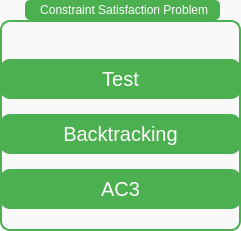
  <widget class="QGroupBox" name="groupBox_5">
   <property name="geometry">
    <rect>
     <x>20</x>
     <y>690</y>
     <width>241</width>
     <height>231</height>
    </rect>
   </property>
   <property name="font">
    <font>
     <family>Segoe UI</family>
     <pointsize>9</pointsize>
     <weight>50</weight>
     <italic>false</italic>
     <bold>false</bold>
    </font>
   </property>
   <property name="styleSheet">
    <string notr="true">QGroupBox {
    border: 2px solid #4CAF50;
    border-radius: 10px;
    margin-top: 20px;
    background-color: #f9f9f9;
    padding: 10px;
    font: 9pt &quot;Segoe UI&quot;;  /* Giữ font chữ cỡ 9 */
    color: #333;
}

QGroupBox::title {
    subcontrol-origin: margin;
    subcontrol-position: top center;
    background-color: #4CAF50;
    color: white;
    padding: 3px 10px;
    border-radius: 5px;
    font: bold 9pt &quot;Segoe UI&quot;; /* Tiêu đề cũng font 9 */
}
</string>
   </property>
   <property name="title">
    <string> Constraint Satisfaction Problem</string>
   </property>
   <widget class="QWidget" name="verticalLayoutWidget_5">
    <property name="geometry">
     <rect>
      <x>0</x>
      <y>50</y>
      <width>241</width>
      <height>171</height>
     </rect>
    </property>
    <layout class="QVBoxLayout" name="verticalLayout_3">
     <item>
      <widget class="QPushButton" name="btn_Test">
       <property name="font">
        <font>
         <pointsize>-1</pointsize>
        </font>
       </property>
       <property name="styleSheet">
        <string notr="true">QPushButton {
    background-color: #4CAF50;  /* Màu nền xanh lá */
    color: white;               /* Màu chữ trắng */
    border-radius: 10px;        /* Bo góc */
    font-size: 20px;
    padding: 8px;
}

QPushButton:hover {
    background-color: white;    /* Khi hover, đổi nền thành trắng */
    color: #4CAF50;            /* Chữ đổi thành màu xanh lá */
    border: 2px solid #4CAF50; /* Viền xanh lá để nổi bật */
}

QPushButton:pressed {
    background-color: #367c39; /* Màu nền khi nhấn */
    color: white;
}
</string>
       </property>
       <property name="text">
        <string>Test</string>
       </property>
      </widget>
     </item>
     <item>
      <widget class="QPushButton" name="btn_Backtracking">
       <property name="font">
        <font>
         <pointsize>-1</pointsize>
        </font>
       </property>
       <property name="styleSheet">
        <string notr="true">QPushButton {
    background-color: #4CAF50;  /* Màu nền xanh lá */
    color: white;               /* Màu chữ trắng */
    border-radius: 10px;        /* Bo góc */
    font-size: 20px;
    padding: 8px;
}

QPushButton:hover {
    background-color: white;    /* Khi hover, đổi nền thành trắng */
    color: #4CAF50;            /* Chữ đổi thành màu xanh lá */
    border: 2px solid #4CAF50; /* Viền xanh lá để nổi bật */
}

QPushButton:pressed {
    background-color: #367c39; /* Màu nền khi nhấn */
    color: white;
}
</string>
       </property>
       <property name="text">
        <string>Backtracking</string>
       </property>
      </widget>
     </item>
     <item>
      <widget class="QPushButton" name="btn_AC3">
       <property name="font">
        <font>
         <pointsize>-1</pointsize>
        </font>
       </property>
       <property name="styleSheet">
        <string notr="true">QPushButton {
    background-color: #4CAF50;  /* Màu nền xanh lá */
    color: white;               /* Màu chữ trắng */
    border-radius: 10px;        /* Bo góc */
    font-size: 20px;
    padding: 8px;
}

QPushButton:hover {
    background-color: white;    /* Khi hover, đổi nền thành trắng */
    color: #4CAF50;            /* Chữ đổi thành màu xanh lá */
    border: 2px solid #4CAF50; /* Viền xanh lá để nổi bật */
}

QPushButton:pressed {
    background-color: #367c39; /* Màu nền khi nhấn */
    color: white;
}
</string>
       </property>
       <property name="text">
        <string>AC3</string>
       </property>
      </widget>
     </item>
    </layout>
   </widget>
  </widget>
